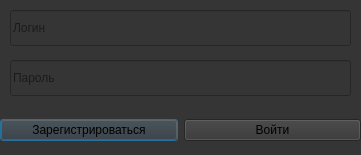
<?xml version="1.0" encoding="UTF-8"?>
<ui version="4.0">
 <class>Dialog</class>
 <widget class="QDialog" name="Dialog">
  <property name="geometry">
   <rect>
    <x>0</x>
    <y>0</y>
    <width>361</width>
    <height>155</height>
   </rect>
  </property>
  <property name="windowTitle">
   <string>MainWindow</string>
  </property>
  <property name="styleSheet">
   <string notr="true">background-color: #353535;</string>
  </property>
  <widget class="QWidget" name="horizontalLayoutWidget">
   <property name="geometry">
    <rect>
     <x>0</x>
     <y>110</y>
     <width>361</width>
     <height>41</height>
    </rect>
   </property>
   <layout class="QHBoxLayout" name="horizontalLayout">
    <item>
     <widget class="QPushButton" name="pushButton_2">
      <property name="text">
       <string>Зарегистрироваться</string>
      </property>
     </widget>
    </item>
    <item>
     <widget class="QPushButton" name="pushButton">
      <property name="text">
       <string>Войти</string>
      </property>
     </widget>
    </item>
   </layout>
  </widget>
  <widget class="QLineEdit" name="lineEdit">
   <property name="geometry">
    <rect>
     <x>10</x>
     <y>10</y>
     <width>341</width>
     <height>36</height>
    </rect>
   </property>
   <property name="statusTip">
    <string/>
   </property>
   <property name="whatsThis">
    <string/>
   </property>
   <property name="inputMask">
    <string/>
   </property>
   <property name="text">
    <string/>
   </property>
   <property name="maxLength">
    <number>200</number>
   </property>
   <property name="echoMode">
    <enum>QLineEdit::Normal</enum>
   </property>
   <property name="cursorPosition">
    <number>0</number>
   </property>
   <property name="dragEnabled">
    <bool>false</bool>
   </property>
   <property name="placeholderText">
    <string>Логин</string>
   </property>
   <property name="cursorMoveStyle">
    <enum>Qt::LogicalMoveStyle</enum>
   </property>
   <property name="clearButtonEnabled">
    <bool>false</bool>
   </property>
  </widget>
  <widget class="QLineEdit" name="lineEdit_2">
   <property name="geometry">
    <rect>
     <x>10</x>
     <y>60</y>
     <width>341</width>
     <height>36</height>
    </rect>
   </property>
   <property name="statusTip">
    <string/>
   </property>
   <property name="whatsThis">
    <string/>
   </property>
   <property name="inputMask">
    <string/>
   </property>
   <property name="text">
    <string/>
   </property>
   <property name="maxLength">
    <number>200</number>
   </property>
   <property name="echoMode">
    <enum>QLineEdit::Normal</enum>
   </property>
   <property name="cursorPosition">
    <number>0</number>
   </property>
   <property name="dragEnabled">
    <bool>false</bool>
   </property>
   <property name="placeholderText">
    <string>Пароль</string>
   </property>
   <property name="cursorMoveStyle">
    <enum>Qt::LogicalMoveStyle</enum>
   </property>
   <property name="clearButtonEnabled">
    <bool>false</bool>
   </property>
  </widget>
 </widget>
 <resources/>
 <connections/>
</ui>
